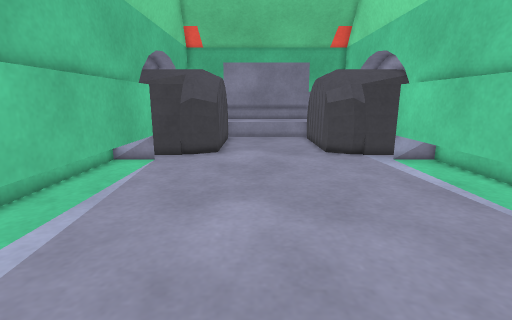
[1] (above)

12 first-person views from a walk through a world built for the Gazebo simulator. The camera is 0.32 m above the floor, tilts 12° down and sees 85° across. The floor is counted in squares, 0.1 m on a side. Each view is taken from the middle of a square. On the plan, view 1 faces up. The plan holds only what a view shows up to about 20 squares ahead; the rest is blank.

[2]
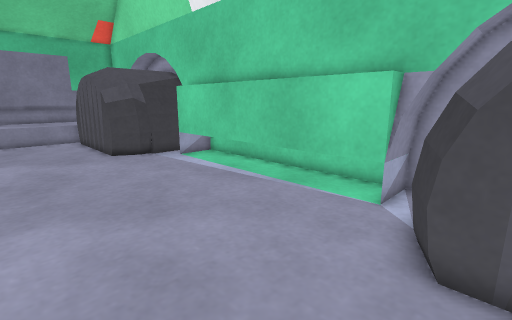

[3]
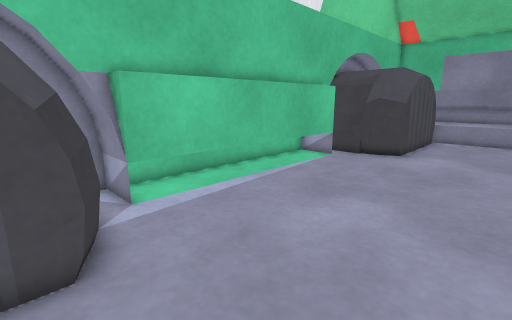

[4]
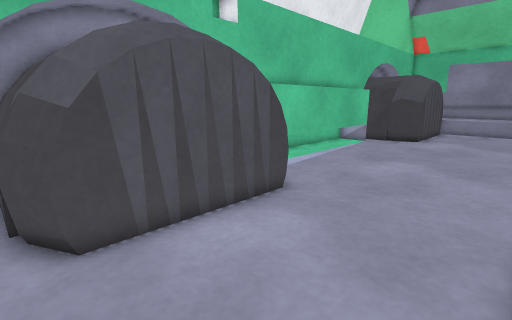

[5]
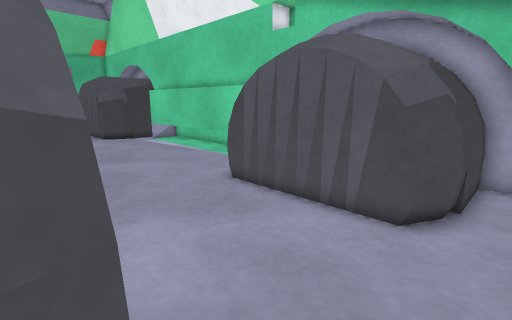

[6]
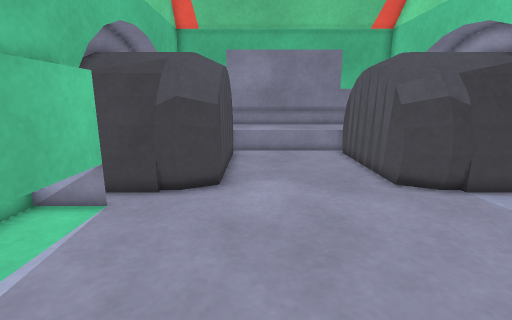

[7]
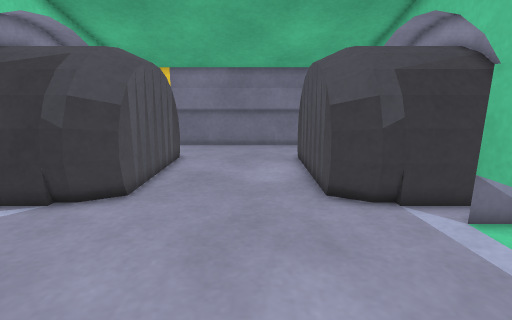

[8]
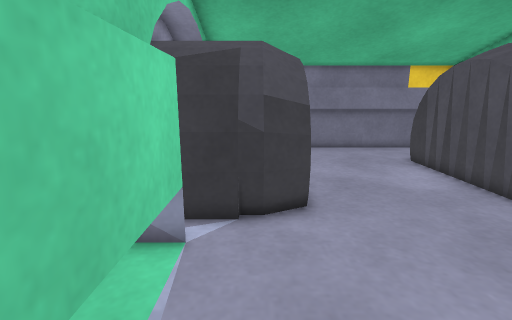

[9]
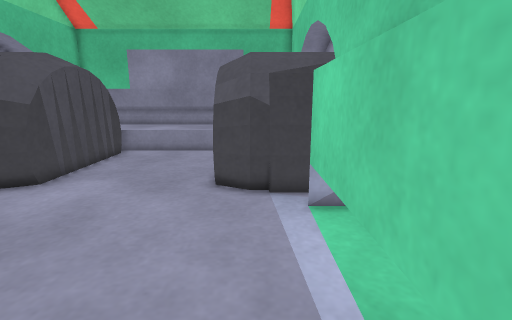

[10]
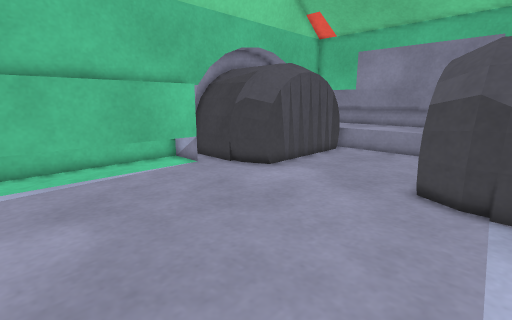

[11]
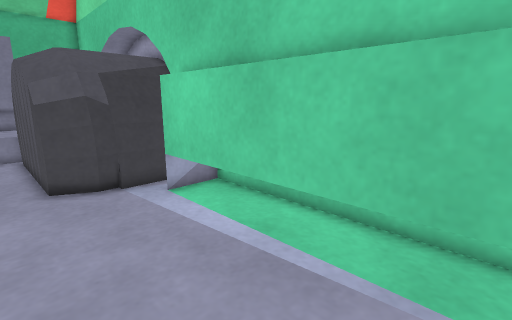

[12]
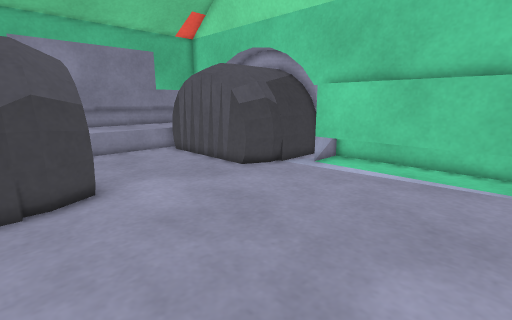

### Floor plan
Key: @ floor where view 1 was taken; # wall or solid block; . floor; = window, fence, low wall or low ledge.
Columns run from 7 left of view 1 to 9 right of it. Each row starts with its distance up from view 1.
 26     =========
 25     #=======#
 24     #.......#
 23     #.......#
 22     #.......#
 21     #.......#
 20     #.......#
 19     #.......#
 18    ##.......##
 17 #####.......#####
 16 #...............#
 15 ##.............##
 14 ##.............##
 13  #.............#
 12  #.............#
 11  #.............#
 10  #.............#
  9  #.............#
  8  #.............#
  7  #.............#
  6  #.............#
  5  #.............#
  4 ##.............##
  3 ##.............##
  2 #===.........===#
  1 #####.......#####
  0    ##..@....##
 -1     #.......#
 -2     #.......#
 -3     #.......#
 -4     #.......#
 -5    ##.......##
 -6 #####.......#####
 -7  ===.........===#
 -8     ...........
 -9 ##############

Where each view was taken, in squares from view 1:
view 1: 0 up, 0 right, facing up
view 2: 0 up, 1 left, facing up-right
view 3: 0 up, 3 right, facing up-left
view 4: 7 down, 4 right, facing up-left
view 5: 8 down, 3 left, facing up-right
view 6: 7 up, 1 left, facing up
view 7: 10 up, 0 right, facing down
view 8: 9 up, 6 right, facing down
view 9: 7 up, 6 right, facing up
view 10: 7 up, 7 right, facing up-left
view 11: 6 up, 3 right, facing up-right
view 12: 7 up, 5 left, facing up-right
